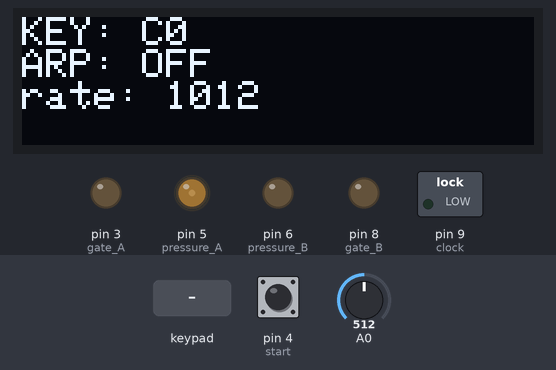
The sketch below on a simulated Arduino Uno, built with avr-gcc and run on an emulated ATmega328P. Parts: 128×32 one-colour display, switched loads named in the sketch (green lamp = pin HIGH), output pins drawn as LEDs (lit = HIGH). Dashed ring = blinking. Inputs (shaded band) come from the test bench; at power-on: pin 4 (start) HIGH, A0 = 512. Random numbers use the default seed unless the sketch sets one; pins used as bus, display or sensor lines are not drawn.

Above: at 1.28 s.
1.3 s: pin 4 (start) pulled LOW for 0.15 s
At 3.1 s:
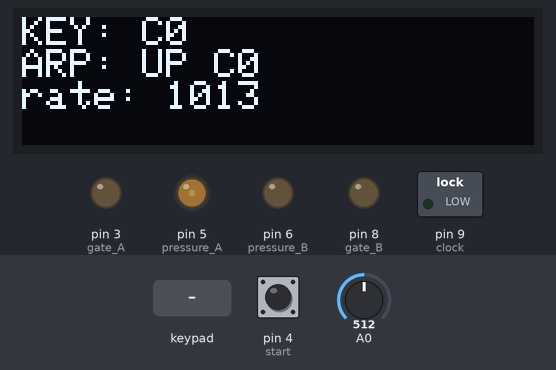
3.8 s: keypad keys 1 2 A pressed 0.4 s apart
At 6.2 s:
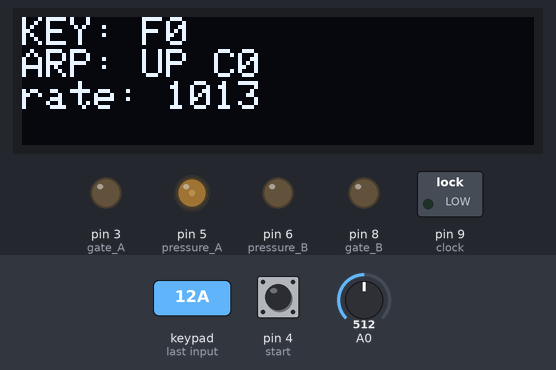
6.5 s: keypad keys 2 5 A pressed 0.4 s apart
At 9.1 s:
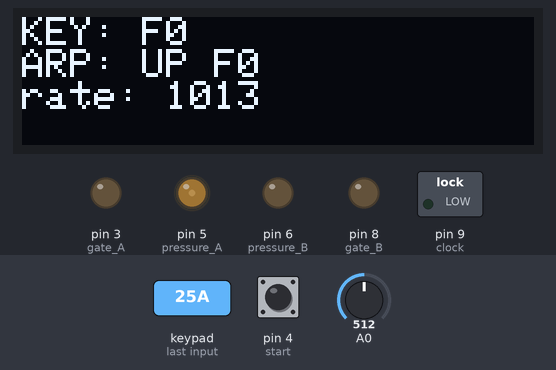
9.3 s: key '0' pressed
At 10.9 s:
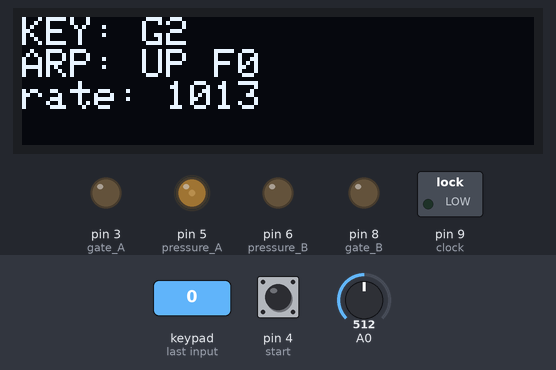
11.4 s: key '6' pressed
At 13.2 s:
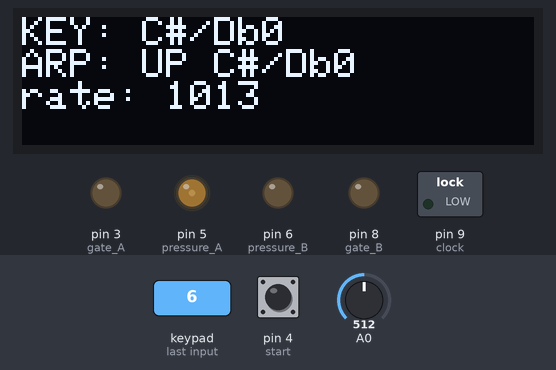
13.4 s: keypad keys 2 5 pressed 0.4 s apart
At 16.4 s:
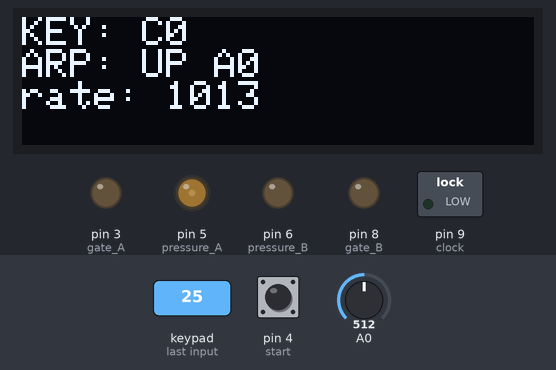
Timing chart, 0 to 16.8 s (numbered marks = the images above; inputs shaded):
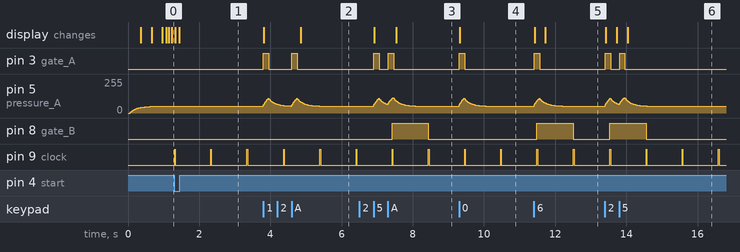

Measured:
- after the input at 1.3 s, pin 9 (clock): alternates HIGH for 0.02 s and LOW for 1.0 s, starting at once
- after the input at 9.3 s, pin 3 (gate_A): LOW → HIGH at once, → LOW 0.15 s later; pin 5 (pressure_A): rises from 51/255 to 109/255 in 0.13 s, then falls to 51/255 in 0.75 s; the display: changes at once (image 4)
- after the input at 11.4 s, pin 3 (gate_A): LOW → HIGH at once, → LOW 0.16 s later; pin 5 (pressure_A): rises from 51/255 to 109/255 in 0.14 s, then falls to 51/255 in 0.79 s; pin 8 (gate_B): LOW → HIGH after 0.09 s, → LOW 1.0 s later; the display: first changes at once (image 5 shows a later state)

The sketch:

13_KEYBOARD.ino
```cpp
// pins:
// A0 - rate knob (input)
// D2 - trigger out A
// D3 - gate out A
// D4 - start/stop button (input)
// D5 - pressure out A
// D6 - pressure out B
// D7 - trigger out B
// D8 - gate out B
// D9 - clock out

#include <Wire.h>
#include "Adafruit_MPR121.h"
#include <Adafruit_MCP4725.h>
#include <Adafruit_GFX.h>
#include <Adafruit_SSD1306.h>

#ifndef _BV
#define _BV(bit) (1 << (bit))
#endif

#define DEBUG false

// four capacitive touch chips:
Adafruit_MPR121 cap1 = Adafruit_MPR121();
Adafruit_MPR121 cap2 = Adafruit_MPR121();
Adafruit_MPR121 cap3 = Adafruit_MPR121();
Adafruit_MPR121 cap4 = Adafruit_MPR121();
// two 12-bit dacs:
Adafruit_MCP4725 dac1, dac2;
// LED
Adafruit_SSD1306 display = Adafruit_SSD1306(128, 32, &Wire);

int vout1, vout2;
float pressureval; // pressure value
float psmooth = 0.9; // y(n-1) coefficient
int ptemp; // raw pressure
byte curkey; // current key
int pcount; //polyphony count
int drefresh = true; // display refresh
int tlen1, tlen2; // trigger length
int TDUR = 1; // trigger length
int POFF = 40; // pressure offset value
float VPST = 68.25; // volts per semitone

// sequencer:
bool gogogo = false; // sequencer / arp state
bool oldss; // old start/stop button state
float rate = 0; // sequencer rate
int pulseout = 0; // pulse value
unsigned long now = 0; // current time
unsigned long then = 0; // previous time
char seq[256]; // sequencer
char seqlen = 0; // sequencer length
char seqptr = 0; // sequencer position
bool arp[37]; // arpeggiator
int arpcount; // arpeggio count
char arpptr = 0; // arpeggiator position
bool arpdir = false; // arp updown direction

// function keys:
bool latch = false; // hold/latch key flip (A4)
int arpmode = 0; // arpeggio mode (A3) - UP, DN, UP/DN, RND

// Keeps track of the last pins touched
// so we know when buttons are 'released'
uint16_t lasttouched1 = 0;
uint16_t currtouched1 = 0;
uint16_t lasttouched2 = 0;
uint16_t currtouched2 = 0;
uint16_t lasttouched3 = 0;
uint16_t currtouched3 = 0;
uint16_t lasttouched4 = 0;
uint16_t currtouched4 = 0;

char *notes[] = {"C", "C#/Db", "D", "D#/Eb", "E", "F", "F#/Gb", "G", "G#/Ab", "A", "A#/Bb", "B"};
char *arpmodes[] = {"UP ", "DN ", "UP/DN ", "RND "};

void setup() {
  if (DEBUG) {
    Serial.begin(9600);
    while (!Serial) { // needed to keep leonardo/micro from starting too fast!
      delay(10);
    }
  }

  pinMode(2, OUTPUT); // trigger A
  pinMode(3, OUTPUT); // gate A
  pinMode(5, OUTPUT); // pressure A
  pinMode(7, OUTPUT); // trigger B
  pinMode(8, OUTPUT); // gate B
  pinMode(6, OUTPUT); // pressure B
  pinMode(4, INPUT_PULLUP); // start/stop
  pinMode(9, OUTPUT); // clock

  if (DEBUG) Serial.println("YAY KEYBOARD");

  // Default address is 0x5A, if tied to 3.3V its 0x5B
  // If tied to SDA its 0x5C and if SCL then 0x5D
  if (!cap1.begin(0x5D)) {
    //if(DEBUG) Serial.println("MPR121 not found, check wiring?");
    while (1);
  }
  Serial.println("MPR121 A found!");
  if (!cap2.begin(0x5C)) {
    //if(DEBUG) Serial.println("MPR121 not found, check wiring?");
    while (1);
  }
  Serial.println("MPR121 B found!");
  if (!cap3.begin(0x5B)) {
    //if(DEBUG) Serial.println("MPR121 not found, check wiring?");
    while (1);
  }
  Serial.println("MPR121 C found!");
  if (!cap4.begin(0x5A)) {
    //if(DEBUG) Serial.println("MPR121 not found, check wiring?");
    while (1);
  }
  Serial.println("MPR121 D found!");

  // start DACs:
  dac1.begin(0x62);
  dac2.begin(0x63);

  // start LED:
  display.begin(SSD1306_SWITCHCAPVCC, 0x3C); // Address 0x3C for 128x32
  display.clearDisplay();
  display.display();
  display.setTextSize(1);
  display.setTextColor(SSD1306_WHITE);
  display.setCursor(0, 0);
  display.println("Hi there");
  display.println("YAY");
  display.setCursor(0, 0);
  display.display(); // actually display all of the above


  pressureval = 0.;
  curkey = 0;
  vout1 = 0;
  vout2 = 0;
}

void loop() {

  //
  // INPUTS
  //

  // PADS

  // Get the currently touched pads
  currtouched1 = cap1.touched(); // bitmask
  currtouched2 = cap2.touched(); // bitmask
  currtouched3 = cap3.touched(); // bitmask
  currtouched4 = cap4.touched(); // bitmask

  for (uint8_t i = 0; i < 12; i++) {
    // it if *is* touched and *wasnt* touched before, alert!
    if ((currtouched1 & _BV(i)) && !(lasttouched1 & _BV(i)) ) {
      if (DEBUG) Serial.print("keydown A "); Serial.println(i);
      if (i == 4) latch = !latch; // latch key
      if (i == 3) arpmode = (arpmode + 1) % 4; // arpeggio mode
      if (latch == false) // clear arp queue
      {
        pcount = 0;
        for (int i = 0; i < 37; i++)
        {
          arp[i] = false;
        }
      }
      if (i > 4) // notes only
      {
        pcount++; // polyphony count up
        tlen1 = TDUR; // new trigger
        curkey = i - 5;
        arp[curkey] = latch ? !arp[curkey] : true;
      }
    }
    // if it *was* touched and now *isnt*, alert!
    if (!(currtouched1 & _BV(i)) && (lasttouched1 & _BV(i)) ) {
      if (DEBUG) Serial.print("keyup A "); Serial.println(i);
      if (i > 4) // notes only
      {
        pcount--; // polyphony count down
        if(!latch) arp[i - 5] = false;
      }
    }

    // it if *is* touched and *wasnt* touched before, alert!
    if ((currtouched2 & _BV(i)) && !(lasttouched2 & _BV(i)) ) {
      if (DEBUG) Serial.print("keydown B "); Serial.println(i);
      pcount++; // polyphony count up
      tlen1 = TDUR; // new trigger
      curkey = i - 5 + 12;
      arp[curkey] = latch ? !arp[curkey] : true;
    }
    // if it *was* touched and now *isnt*, alert!
    if (!(currtouched2 & _BV(i)) && (lasttouched2 & _BV(i)) ) {
      if (DEBUG) Serial.print("keyup B "); Serial.println(i);
      pcount--; // polyphony count down
      if (!latch)
      {
        arp[i - 5 + 12] = false;
      }
    }
    // it if *is* touched and *wasnt* touched before, alert!
    if ((currtouched3 & _BV(i)) && !(lasttouched3 & _BV(i)) ) {
      if (DEBUG) Serial.print("keydown C "); Serial.println(i);
      pcount++; // polyphony count up
      tlen1 = TDUR; // new trigger
      curkey = i - 5 + 24;
      arp[curkey] = latch ? !arp[curkey] : true;
    }
    // if it *was* touched and now *isnt*, alert!
    if (!(currtouched3 & _BV(i)) && (lasttouched3 & _BV(i)) ) {
      if (DEBUG) Serial.print("keyup C "); Serial.println(i);
      pcount--; // polyphony count down
      if (!latch)
      {
        arp[i - 5 + 24] = false;
      }
    }
    // it if *is* touched and *wasnt* touched before, alert!
    if ((currtouched4 & _BV(i)) && !(lasttouched4 & _BV(i)) ) {
      if (DEBUG) Serial.print("keydown D "); Serial.println(i);
      if (i < 6) // notes only
      {
        pcount++; // polyphony count up
        tlen1 = TDUR; // new trigger
        curkey = i - 5 + 36;
        arp[curkey] = latch ? !arp[curkey] : true;
      }
    }
    // if it *was* touched and now *isnt*, alert!
    if (!(currtouched4 & _BV(i)) && (lasttouched4 & _BV(i)) ) {
      if (DEBUG) Serial.print("keyup D "); Serial.println(i);
      if (i < 6) // notes only
      {
        pcount--; // polyphony count down
        if(!latch) arp[i - 5 + 36] = false;
      }
    }
  }

  // reset our state
  lasttouched1 = currtouched1;
  lasttouched2 = currtouched2;
  lasttouched3 = currtouched3;
  lasttouched4 = currtouched4;

  // SEQUENCER CONTROLS

  // start/stop and rate controls
  bool ss = !digitalRead(4);
  if (ss == true && oldss == false)
  {
    gogogo = !gogogo;
    //    if(DEBUG) Serial.println(gogogo);
  }
  oldss = ss;

  int r = analogRead(A0);
  r = map(r, 0, 1023, 25, 2000);
  rate = psmooth * rate + (1.0 - psmooth) * r;
  //if(DEBUG) Serial.println(rate);

  //
  // OUTPUTS
  //

  // LIVE KEYBOARD (UPPER OUTS)

  // triggers and gates (2, 3, 7, 8)
  if (tlen1 > 0) digitalWrite(2, HIGH); else digitalWrite(2, LOW);
  if (pcount > 0) digitalWrite(3, HIGH); else digitalWrite(3, LOW);

  // cv pitch out
  vout1 = round((float)curkey * VPST);
  dac1.setVoltage(vout1, false);

  // pressure value (RC'ed through an 8k2 and a .22uF)
  if (curkey < 7) {
    ptemp = map(cap1.filteredData(curkey + 5) - POFF, 0, cap1.baselineData(curkey + 5), 255, 0);
  }
  else if (curkey >= 7 && curkey < 19) {
    ptemp = map(cap2.filteredData(curkey + 5 - 12) - POFF, 0, cap2.baselineData(curkey + 5 - 12), 255, 0);
  }
  else if (curkey >= 19 && curkey < 31) {
    ptemp = map(cap3.filteredData(curkey + 5 - 24) - POFF, 0, cap3.baselineData(curkey + 5 - 24), 255, 0);
  }
  else if (curkey < 37) {
    ptemp = map(cap4.filteredData(curkey + 5 - 36) - POFF, 0, cap4.baselineData(curkey + 5 - 36), 255, 0);
  }
  ptemp = constrain(ptemp, 0, 255);
  pressureval = psmooth * pressureval + (1.0 - psmooth) * ptemp;
  //  if(DEBUG) {
  //        Serial.print("press ");
  //        Serial.println(pressureval);
  //  }

  // CV pressure (5, 6)
  analogWrite(5, (int)pressureval);


  // SEQUENCER (LOWER OUTS)

  if (gogogo) {
    now = millis();
    if (now - then > rate)
    {
      // arp sum
      arpcount = 0;
      for (int i = 0; i < 37; i++)
      {
        if (arp[i]) arpcount++;
      }
      pulseout = TDUR;
      then = now;
      if (arpcount > 0) { // arpegiate
        tlen2 = TDUR;

        if (arpmode == 0) // ARP UP
        {
          for (int i = 0; i < 37; i++)
          {
            int nn = (i + arpptr + 1) % 37; // next note?
            if (arp[nn]) { // found the next note
              arpptr = nn;
              break;
            }
          }
        }

        if (arpmode == 1) // ARP DOWN
        {
          for (int i = 36; i >= 0; i--)
          {
            int nn = (i + arpptr - 1 + 37) % 37; // next note?
            if (arp[nn]) { // found the next note
              arpptr = nn;
              break;
            }
          }
        }

        if (arpmode == 2) // ARP UP/DOWN
        {
          if (!arpdir) // up
          {
            for (int i = 0; i < 37; i++)
            {
              int nn = (i + arpptr + 1) % 37; // next note?
              if (arp[nn]) { // found the next note
                arpptr = nn;
                break;
              }
              if (nn == 36) arpdir = true;
            }
          }
          else { // down
            for (int i = 36; i >= 0; i--)
            {
              int nn = (i + arpptr - 1 + 37) % 37; // next note?
              if (arp[nn]) { // found the next note
                arpptr = nn;
                break;
              }
              if (nn == 0) arpdir = false;
            }
          }
        }

        if (arpmode == 3) // ARP RANDOM
        {
          int spoint = random(37);
          for (int i = 0; i < 37; i++)
          {
            int nn = (i + arpptr + spoint) % 37; // next note?
            if (arp[nn]) { // found the next note
              arpptr = nn;
              break;
            }
          }
        }

      }
    }
  }

  // triggers and gates (2, 3, 7, 8)
  if (tlen2 > 0) digitalWrite(7, HIGH); else digitalWrite(7, LOW);
  if (gogogo && arpcount > 0) digitalWrite(8, HIGH); else digitalWrite(8, LOW);

  // cv pitch out
  vout2 = round(arpptr * VPST);
  dac2.setVoltage(vout2, false);

  if (gogogo) digitalWrite(9, pulseout > 0);


  // display
  display.clearDisplay();

  display.setCursor(0, 0);
  display.print("KEY: ");
  display.print(notes[curkey % 12]);
  display.print(curkey / 12);
  display.println();

  display.print("ARP: ");
  display.print(gogogo ? arpmodes[arpmode] : "OFF ");
  if (gogogo) display.print(notes[arpptr % 12]);
  if (gogogo) display.print(arpptr / 12);
  display.println();

  display.print("rate: ");
  display.print(round(rate));

  display.setCursor(90, 0);
  display.print(latch ? "LATCH" : "");


  display.display(); // actually display all of the above

  tlen1--;
  if (tlen1 < 0) tlen1 = 0;
  tlen2--;
  if (tlen2 < 0) tlen2 = 0;
  pulseout--;
  if (pulseout < 0) pulseout = 0;
}
```
